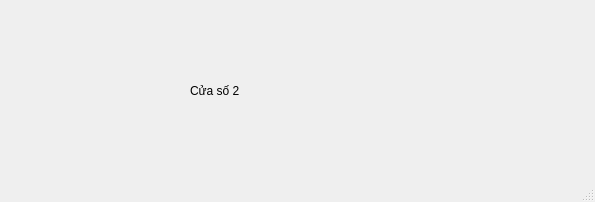
<?xml version="1.0" encoding="UTF-8"?>
<ui version="4.0">
 <class>MainWindow</class>
 <widget class="QMainWindow" name="MainWindow">
  <property name="geometry">
   <rect>
    <x>0</x>
    <y>0</y>
    <width>595</width>
    <height>202</height>
   </rect>
  </property>
  <property name="windowTitle">
   <string>MainWindow</string>
  </property>
  <widget class="QWidget" name="centralwidget">
   <widget class="QLabel" name="label">
    <property name="geometry">
     <rect>
      <x>190</x>
      <y>40</y>
      <width>241</width>
      <height>101</height>
     </rect>
    </property>
    <property name="text">
     <string>Cửa số 2</string>
    </property>
   </widget>
  </widget>
  <widget class="QMenuBar" name="menubar">
   <property name="geometry">
    <rect>
     <x>0</x>
     <y>0</y>
     <width>595</width>
     <height>21</height>
    </rect>
   </property>
  </widget>
  <widget class="QStatusBar" name="statusbar"/>
 </widget>
 <resources/>
 <connections/>
</ui>
